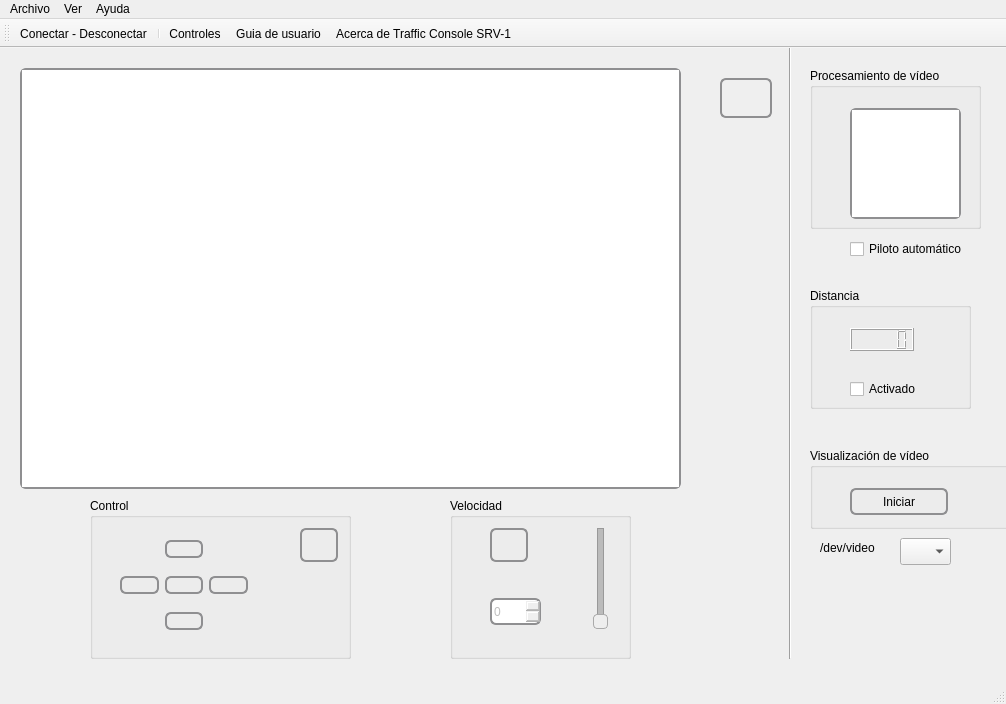
 <widget class="QMainWindow" name="MainWindow">
  <property name="enabled">
   <bool>true</bool>
  </property>
  <property name="geometry">
   <rect>
    <x>0</x>
    <y>0</y>
    <width>1006</width>
    <height>704</height>
   </rect>
  </property>
  <property name="windowTitle">
   <string>MainWindow</string>
  </property>
  <widget class="QWidget" name="centralWidget">
   <widget class="QGraphicsView" name="graphicsView_2">
    <property name="geometry">
     <rect>
      <x>20</x>
      <y>20</y>
      <width>661</width>
      <height>421</height>
     </rect>
    </property>
    <property name="cursor" stdset="0">
     <cursorShape>CrossCursor</cursorShape>
    </property>
    <property name="styleSheet">
     <string notr="true">     border: 2px solid #8f8f91;
     border-radius: 6px;</string>
    </property>
   </widget>
   <widget class="Line" name="line">
    <property name="geometry">
     <rect>
      <x>780</x>
      <y>-40</y>
      <width>20</width>
      <height>651</height>
     </rect>
    </property>
    <property name="orientation">
     <enum>Qt::Vertical</enum>
    </property>
   </widget>
   <widget class="QPushButton" name="boton_foto">
    <property name="enabled">
     <bool>false</bool>
    </property>
    <property name="geometry">
     <rect>
      <x>720</x>
      <y>30</y>
      <width>52</width>
      <height>40</height>
     </rect>
    </property>
    <property name="styleSheet">
     <string notr="true"> QPushButton {
     border: 2px solid #8f8f91;
     border-radius: 6px;
     background-color: qlineargradient(x1: 0, y1: 0, x2: 0, y2: 1,
                                       stop: 0 #f6f7fa, stop: 1 #dadbde);
 }

 QPushButton:pressed {
     background-color: qlineargradient(x1: 0, y1: 0, x2: 0, y2: 1,
                                       stop: 0 #dadbde, stop: 1 #f6f7fa);
 }

 QPushButton:flat {
     border: none; /* no border for a flat push button */
 }

 QPushButton:default {
     border-color: navy; /* make the default button prominent */
 }   



 QPushButton:open { /* when the button has its menu open */
     background-color: qlineargradient(x1: 0, y1: 0, x2: 0, y2: 1,
                                       stop: 0 #dadbde, stop: 1 #f6f7fa);
 }

 QPushButton::menu-indicator {
     image: url(menu_indicator.png);
     subcontrol-origin: padding;
     subcontrol-position: bottom right;
 }

 QPushButton::menu-indicator:pressed, QPushButton::menu-indicator:open {
     position: relative;
     top: 2px; left: 2px; /* shift the arrow by 2 px */
 }
</string>
    </property>
    <property name="text">
     <string/>
    </property>
    <property name="icon">
     <iconset resource="Iconos/iconos.qrc">
      <normaloff>:/new/prefix1/1322484513_camera.png</normaloff>:/new/prefix1/1322484513_camera.png</iconset>
    </property>
    <property name="iconSize">
     <size>
      <width>30</width>
      <height>30</height>
     </size>
    </property>
   </widget>
   <widget class="QCheckBox" name="checkBox_2">
    <property name="geometry">
     <rect>
      <x>850</x>
      <y>190</y>
      <width>151</width>
      <height>22</height>
     </rect>
    </property>
    <property name="text">
     <string>Piloto automático</string>
    </property>
   </widget>
   <widget class="QGroupBox" name="groupBox">
    <property name="geometry">
     <rect>
      <x>90</x>
      <y>450</y>
      <width>261</width>
      <height>161</height>
     </rect>
    </property>
    <property name="styleSheet">
     <string notr="true"/>
    </property>
    <property name="title">
     <string>Control</string>
    </property>
    <widget class="QWidget" name="layoutWidget">
     <property name="geometry">
      <rect>
       <x>30</x>
       <y>30</y>
       <width>128</width>
       <height>116</height>
      </rect>
     </property>
     <layout class="QGridLayout" name="gridLayout">
      <item row="2" column="0">
       <widget class="QPushButton" name="boton_left">
        <property name="enabled">
         <bool>false</bool>
        </property>
        <property name="styleSheet">
         <string notr="true"> QPushButton {
     border: 2px solid #8f8f91;
     border-radius: 6px;
     background-color: qlineargradient(x1: 0, y1: 0, x2: 0, y2: 1,
                                       stop: 0 #f6f7fa, stop: 1 #dadbde);
 }

 QPushButton:pressed {
     background-color: qlineargradient(x1: 0, y1: 0, x2: 0, y2: 1,
                                       stop: 0 #dadbde, stop: 1 #f6f7fa);
 }

 QPushButton:flat {
     border: none; /* no border for a flat push button */
 }

 QPushButton:default {
     border-color: navy; /* make the default button prominent */
 }   



 QPushButton:open { /* when the button has its menu open */
     background-color: qlineargradient(x1: 0, y1: 0, x2: 0, y2: 1,
                                       stop: 0 #dadbde, stop: 1 #f6f7fa);
 }

 QPushButton::menu-indicator {
     image: url(menu_indicator.png);
     subcontrol-origin: padding;
     subcontrol-position: bottom right;
 }

 QPushButton::menu-indicator:pressed, QPushButton::menu-indicator:open {
     position: relative;
     top: 2px; left: 2px; /* shift the arrow by 2 px */
 }
</string>
        </property>
        <property name="text">
         <string/>
        </property>
        <property name="icon">
         <iconset resource="Iconos/iconos.qrc">
          <normaloff>:/new/prefix1/1322221692_izquierda.png</normaloff>:/new/prefix1/1322221692_izquierda.png</iconset>
        </property>
        <property name="iconSize">
         <size>
          <width>30</width>
          <height>30</height>
         </size>
        </property>
        <property name="checkable">
         <bool>false</bool>
        </property>
        <property name="autoRepeat">
         <bool>false</bool>
        </property>
        <property name="autoExclusive">
         <bool>false</bool>
        </property>
       </widget>
      </item>
      <item row="2" column="2">
       <widget class="QPushButton" name="boton_right">
        <property name="enabled">
         <bool>false</bool>
        </property>
        <property name="styleSheet">
         <string notr="true"> QPushButton {
     border: 2px solid #8f8f91;
     border-radius: 6px;
     background-color: qlineargradient(x1: 0, y1: 0, x2: 0, y2: 1,
                                       stop: 0 #f6f7fa, stop: 1 #dadbde);
 }

 QPushButton:pressed {
     background-color: qlineargradient(x1: 0, y1: 0, x2: 0, y2: 1,
                                       stop: 0 #dadbde, stop: 1 #f6f7fa);
 }

 QPushButton:flat {
     border: none; /* no border for a flat push button */
 }

 QPushButton:default {
     border-color: navy; /* make the default button prominent */
 }   



 QPushButton:open { /* when the button has its menu open */
     background-color: qlineargradient(x1: 0, y1: 0, x2: 0, y2: 1,
                                       stop: 0 #dadbde, stop: 1 #f6f7fa);
 }

 QPushButton::menu-indicator {
     image: url(menu_indicator.png);
     subcontrol-origin: padding;
     subcontrol-position: bottom right;
 }

 QPushButton::menu-indicator:pressed, QPushButton::menu-indicator:open {
     position: relative;
     top: 2px; left: 2px; /* shift the arrow by 2 px */
 }
</string>
        </property>
        <property name="text">
         <string/>
        </property>
        <property name="icon">
         <iconset resource="Iconos/iconos.qrc">
          <normaloff>:/new/prefix1/1322221692_derecha.png</normaloff>:/new/prefix1/1322221692_derecha.png</iconset>
        </property>
        <property name="iconSize">
         <size>
          <width>30</width>
          <height>30</height>
         </size>
        </property>
        <property name="checkable">
         <bool>false</bool>
        </property>
        <property name="autoRepeat">
         <bool>false</bool>
        </property>
        <property name="autoExclusive">
         <bool>false</bool>
        </property>
       </widget>
      </item>
      <item row="3" column="1">
       <widget class="QPushButton" name="boton_down">
        <property name="enabled">
         <bool>false</bool>
        </property>
        <property name="styleSheet">
         <string notr="true"> QPushButton {
     border: 2px solid #8f8f91;
     border-radius: 6px;
     background-color: qlineargradient(x1: 0, y1: 0, x2: 0, y2: 1,
                                       stop: 0 #f6f7fa, stop: 1 #dadbde);
 }

 QPushButton:pressed {
     background-color: qlineargradient(x1: 0, y1: 0, x2: 0, y2: 1,
                                       stop: 0 #dadbde, stop: 1 #f6f7fa);
 }

 QPushButton:flat {
     border: none; /* no border for a flat push button */
 }

 QPushButton:default {
     border-color: navy; /* make the default button prominent */
 }   



 QPushButton:open { /* when the button has its menu open */
     background-color: qlineargradient(x1: 0, y1: 0, x2: 0, y2: 1,
                                       stop: 0 #dadbde, stop: 1 #f6f7fa);
 }

 QPushButton::menu-indicator {
     image: url(menu_indicator.png);
     subcontrol-origin: padding;
     subcontrol-position: bottom right;
 }

 QPushButton::menu-indicator:pressed, QPushButton::menu-indicator:open {
     position: relative;
     top: 2px; left: 2px; /* shift the arrow by 2 px */
 }
</string>
        </property>
        <property name="text">
         <string/>
        </property>
        <property name="icon">
         <iconset resource="Iconos/iconos.qrc">
          <normaloff>:/new/prefix1/1322221692_abajo.png</normaloff>:/new/prefix1/1322221692_abajo.png</iconset>
        </property>
        <property name="iconSize">
         <size>
          <width>30</width>
          <height>30</height>
         </size>
        </property>
        <property name="checkable">
         <bool>false</bool>
        </property>
        <property name="autoRepeat">
         <bool>false</bool>
        </property>
        <property name="autoExclusive">
         <bool>false</bool>
        </property>
       </widget>
      </item>
      <item row="2" column="1">
       <widget class="QPushButton" name="boton_stop">
        <property name="enabled">
         <bool>false</bool>
        </property>
        <property name="styleSheet">
         <string notr="true"> QPushButton {
     border: 2px solid #8f8f91;
     border-radius: 6px;
     background-color: qlineargradient(x1: 0, y1: 0, x2: 0, y2: 1,
                                       stop: 0 #f6f7fa, stop: 1 #dadbde);
 }

 QPushButton:pressed {
     background-color: qlineargradient(x1: 0, y1: 0, x2: 0, y2: 1,
                                       stop: 0 #dadbde, stop: 1 #f6f7fa);
 }

 QPushButton:flat {
     border: none; /* no border for a flat push button */
 }

 QPushButton:default {
     border-color: navy; /* make the default button prominent */
 }   



 QPushButton:open { /* when the button has its menu open */
     background-color: qlineargradient(x1: 0, y1: 0, x2: 0, y2: 1,
                                       stop: 0 #dadbde, stop: 1 #f6f7fa);
 }

 QPushButton::menu-indicator {
     image: url(menu_indicator.png);
     subcontrol-origin: padding;
     subcontrol-position: bottom right;
 }

 QPushButton::menu-indicator:pressed, QPushButton::menu-indicator:open {
     position: relative;
     top: 2px; left: 2px; /* shift the arrow by 2 px */
 }
</string>
        </property>
        <property name="text">
         <string/>
        </property>
        <property name="icon">
         <iconset resource="Iconos/iconos.qrc">
          <normaloff>:/new/prefix1/1322483551_Signal_stop.png</normaloff>:/new/prefix1/1322483551_Signal_stop.png</iconset>
        </property>
        <property name="iconSize">
         <size>
          <width>30</width>
          <height>30</height>
         </size>
        </property>
        <property name="checkable">
         <bool>false</bool>
        </property>
        <property name="autoRepeat">
         <bool>false</bool>
        </property>
        <property name="autoExclusive">
         <bool>false</bool>
        </property>
       </widget>
      </item>
      <item row="1" column="1">
       <widget class="QPushButton" name="boton_up">
        <property name="enabled">
         <bool>false</bool>
        </property>
        <property name="styleSheet">
         <string notr="true"> QPushButton {
     border: 2px solid #8f8f91;
     border-radius: 6px;
     background-color: qlineargradient(x1: 0, y1: 0, x2: 0, y2: 1,
                                       stop: 0 #f6f7fa, stop: 1 #dadbde);
 }

 QPushButton:pressed {
     background-color: qlineargradient(x1: 0, y1: 0, x2: 0, y2: 1,
                                       stop: 0 #dadbde, stop: 1 #f6f7fa);
 }

 QPushButton:flat {
     border: none; /* no border for a flat push button */
 }

 QPushButton:default {
     border-color: navy; /* make the default button prominent */
 }   



 QPushButton:open { /* when the button has its menu open */
     background-color: qlineargradient(x1: 0, y1: 0, x2: 0, y2: 1,
                                       stop: 0 #dadbde, stop: 1 #f6f7fa);
 }

 QPushButton::menu-indicator {
     image: url(menu_indicator.png);
     subcontrol-origin: padding;
     subcontrol-position: bottom right;
 }

 QPushButton::menu-indicator:pressed, QPushButton::menu-indicator:open {
     position: relative;
     top: 2px; left: 2px; /* shift the arrow by 2 px */
 }
</string>
        </property>
        <property name="text">
         <string/>
        </property>
        <property name="icon">
         <iconset resource="Iconos/iconos.qrc">
          <normaloff>:/new/prefix1/1322221692_.png</normaloff>:/new/prefix1/1322221692_.png</iconset>
        </property>
        <property name="iconSize">
         <size>
          <width>30</width>
          <height>30</height>
         </size>
        </property>
        <property name="checkable">
         <bool>false</bool>
        </property>
        <property name="autoRepeat">
         <bool>false</bool>
        </property>
        <property name="autoExclusive">
         <bool>false</bool>
        </property>
       </widget>
      </item>
     </layout>
    </widget>
    <widget class="QPushButton" name="boton_laser">
     <property name="enabled">
      <bool>false</bool>
     </property>
     <property name="geometry">
      <rect>
       <x>210</x>
       <y>30</y>
       <width>38</width>
       <height>34</height>
      </rect>
     </property>
     <property name="styleSheet">
      <string notr="true">QPushButton {
     border: 2px solid #8f8f91;
     border-radius: 6px;
     background-color: qlineargradient(x1: 0, y1: 0, x2: 0, y2: 1,
                                       stop: 0 #f6f7fa, stop: 1 #dadbde);
 }

 QPushButton:pressed {
     background-color: qlineargradient(x1: 0, y1: 0, x2: 0, y2: 1,
                                       stop: 0 #dadbde, stop: 1 #f6f7fa);
 }

 QPushButton:flat {
     border: none; /* no border for a flat push button */
 }

 QPushButton:default {
     border-color: navy; /* make the default button prominent */
 }   



 QPushButton:open { /* when the button has its menu open */
     background-color: qlineargradient(x1: 0, y1: 0, x2: 0, y2: 1,
                                       stop: 0 #dadbde, stop: 1 #f6f7fa);
 }

 QPushButton::menu-indicator {
     image: url(menu_indicator.png);
     subcontrol-origin: padding;
     subcontrol-position: bottom right;
 }

</string>
     </property>
     <property name="text">
      <string/>
     </property>
     <property name="icon">
      <iconset resource="Iconos/iconos.qrc">
       <normaloff>:/new/prefix1/1322506788_Gnome-Dialog-Information-60.png</normaloff>
       <normalon>:/new/prefix1/1322506788_Gnome-Dialog-Information-64.png</normalon>:/new/prefix1/1322506788_Gnome-Dialog-Information-60.png</iconset>
     </property>
     <property name="iconSize">
      <size>
       <width>30</width>
       <height>30</height>
      </size>
     </property>
     <property name="checkable">
      <bool>true</bool>
     </property>
     <property name="checked">
      <bool>true</bool>
     </property>
    </widget>
   </widget>
   <widget class="QGroupBox" name="groupBox_2">
    <property name="geometry">
     <rect>
      <x>450</x>
      <y>450</y>
      <width>181</width>
      <height>161</height>
     </rect>
    </property>
    <property name="styleSheet">
     <string notr="true"/>
    </property>
    <property name="title">
     <string>Velocidad</string>
    </property>
    <widget class="QPushButton" name="boton_velocidad">
     <property name="enabled">
      <bool>false</bool>
     </property>
     <property name="geometry">
      <rect>
       <x>40</x>
       <y>30</y>
       <width>38</width>
       <height>34</height>
      </rect>
     </property>
     <property name="styleSheet">
      <string notr="true">QPushButton {
     border: 2px solid #8f8f91;
     border-radius: 6px;
     background-color: qlineargradient(x1: 0, y1: 0, x2: 0, y2: 1,
                                       stop: 0 #f6f7fa, stop: 1 #dadbde);
 }

 QPushButton:pressed {
     background-color: qlineargradient(x1: 0, y1: 0, x2: 0, y2: 1,
                                       stop: 0 #dadbde, stop: 1 #f6f7fa);
 }

 QPushButton:flat {
     border: none; /* no border for a flat push button */
 }

 QPushButton:default {
     border-color: navy; /* make the default button prominent */
 }   



 QPushButton:open { /* when the button has its menu open */
     background-color: qlineargradient(x1: 0, y1: 0, x2: 0, y2: 1,
                                       stop: 0 #dadbde, stop: 1 #f6f7fa);
 }

 QPushButton::menu-indicator {
     image: url(menu_indicator.png);
     subcontrol-origin: padding;
     subcontrol-position: bottom right;
 }

</string>
     </property>
     <property name="text">
      <string/>
     </property>
     <property name="icon">
      <iconset resource="Iconos/iconos.qrc">
       <normaloff>:/new/prefix1/1322569016_speed_low.png</normaloff>
       <normalon>:/new/prefix1/1322569016_speed.png</normalon>:/new/prefix1/1322569016_speed_low.png</iconset>
     </property>
     <property name="iconSize">
      <size>
       <width>30</width>
       <height>30</height>
      </size>
     </property>
     <property name="checkable">
      <bool>true</bool>
     </property>
    </widget>
    <widget class="QSpinBox" name="spinBox_velocidad">
     <property name="enabled">
      <bool>false</bool>
     </property>
     <property name="geometry">
      <rect>
       <x>40</x>
       <y>100</y>
       <width>51</width>
       <height>27</height>
      </rect>
     </property>
     <property name="styleSheet">
      <string notr="true">     border: 2px solid #8f8f91;
     border-radius: 6px;
</string>
     </property>
    </widget>
    <widget class="QSlider" name="verticalSlider">
     <property name="enabled">
      <bool>false</bool>
     </property>
     <property name="geometry">
      <rect>
       <x>130</x>
       <y>30</y>
       <width>41</width>
       <height>101</height>
      </rect>
     </property>
     <property name="styleSheet">
      <string notr="true">

QSlider::groove:horizontal
{
border: 1px solid #bbb;
background: white;
width: 10px;
border-radius: 4px;
}

QSlider::sub-page:vertical
{
background: QLinearGradient( x1: 0, y1: 0, x2: 1, y2: 0, stop: 0 #fff, stop: 0.4999 #eee, stop: 0.5 #ddd, stop: 1 #eee );
border: 1px solid #777;
width: 10px;
border-radius: 4px;
}

QSlider::add-page:vertical {
background: QLinearGradient( x1: 0, y1: 0, x2: 1, y2: 0, stop: 0 #78d, stop: 0.4999 #46a, stop: 0.5 #45a, stop: 1 #238 );

border: 1px solid #777;
width: 10px;
border-radius: 4px;
}

QSlider::handle:vertical {
background: qlineargradient(x1:0, y1:0, x2:1, y2:1, stop:0 #eee, stop:1 #ccc);
border: 1px solid #777;
height: 13px;
margin-top: -2px;
margin-bottom: -2px;
border-radius: 4px;
}

QSlider::handle:vertical:hover {
background: qlineargradient(x1:0, y1:0, x2:1, y2:1, stop:0 #fff, stop:1 #ddd);
border: 1px solid #444;
border-radius: 4px;
}

QSlider::sub-page:vertical:disabled {
background: #bbb;
border-color: #999;
}

QSlider::add-page:vertical:disabled {
background: #eee;
border-color: #999;
}

QSlider::handle:vertical:disabled {
background: #eee;
border: 1px solid #aaa;
border-radius: 4px;
}</string>
     </property>
     <property name="orientation">
      <enum>Qt::Vertical</enum>
     </property>
    </widget>
   </widget>
   <widget class="QGroupBox" name="groupBox_3">
    <property name="geometry">
     <rect>
      <x>810</x>
      <y>240</y>
      <width>161</width>
      <height>121</height>
     </rect>
    </property>
    <property name="styleSheet">
     <string notr="true"/>
    </property>
    <property name="title">
     <string>Distancia</string>
    </property>
    <property name="flat">
     <bool>true</bool>
    </property>
    <widget class="QLCDNumber" name="lcdNumber">
     <property name="geometry">
      <rect>
       <x>40</x>
       <y>40</y>
       <width>64</width>
       <height>23</height>
      </rect>
     </property>
     <property name="styleSheet">
      <string notr="true">     border: 2px solid #8f8f91;
     border-radius: 6px;

QLCDNumber::section{background-color::green}</string>
     </property>
    </widget>
    <widget class="QCheckBox" name="checkBox_distancias">
     <property name="geometry">
      <rect>
       <x>40</x>
       <y>90</y>
       <width>111</width>
       <height>22</height>
      </rect>
     </property>
     <property name="styleSheet">
      <string notr="true"/>
     </property>
     <property name="text">
      <string>Activado</string>
     </property>
    </widget>
   </widget>
   <widget class="QGroupBox" name="groupBox_4">
    <property name="geometry">
     <rect>
      <x>810</x>
      <y>20</y>
      <width>171</width>
      <height>161</height>
     </rect>
    </property>
    <property name="title">
     <string>Procesamiento de vídeo</string>
    </property>
    <widget class="QGraphicsView" name="graphicsView">
     <property name="geometry">
      <rect>
       <x>40</x>
       <y>40</y>
       <width>111</width>
       <height>111</height>
      </rect>
     </property>
     <property name="minimumSize">
      <size>
       <width>100</width>
       <height>100</height>
      </size>
     </property>
     <property name="maximumSize">
      <size>
       <width>120</width>
       <height>120</height>
      </size>
     </property>
     <property name="styleSheet">
      <string notr="true">     border: 2px solid #8f8f91;
     border-radius: 6px;</string>
     </property>
    </widget>
   </widget>
   <widget class="QGroupBox" name="groupBox_5">
    <property name="geometry">
     <rect>
      <x>810</x>
      <y>400</y>
      <width>211</width>
      <height>81</height>
     </rect>
    </property>
    <property name="title">
     <string>Visualización de vídeo</string>
    </property>
    <widget class="QPushButton" name="pushButton">
     <property name="geometry">
      <rect>
       <x>40</x>
       <y>40</y>
       <width>98</width>
       <height>27</height>
      </rect>
     </property>
     <property name="styleSheet">
      <string notr="true"> QPushButton {
     border: 2px solid #8f8f91;
     border-radius: 6px;
     background-color: qlineargradient(x1: 0, y1: 0, x2: 0, y2: 1,
                                       stop: 0 #f6f7fa, stop: 1 #dadbde);
 }

 QPushButton:pressed {
     background-color: qlineargradient(x1: 0, y1: 0, x2: 0, y2: 1,
                                       stop: 0 #dadbde, stop: 1 #f6f7fa);
 }

 QPushButton:flat {
     border: none; /* no border for a flat push button */
 }

 QPushButton:default {
     border-color: navy; /* make the default button prominent */
 }   



 QPushButton:open { /* when the button has its menu open */
     background-color: qlineargradient(x1: 0, y1: 0, x2: 0, y2: 1,
                                       stop: 0 #dadbde, stop: 1 #f6f7fa);
 }

 QPushButton::menu-indicator {
     image: url(menu_indicator.png);
     subcontrol-origin: padding;
     subcontrol-position: bottom right;
 }

 QPushButton::menu-indicator:pressed, QPushButton::menu-indicator:open {
     position: relative;
     top: 2px; left: 2px; /* shift the arrow by 2 px */
 }
</string>
     </property>
     <property name="text">
      <string>Iniciar</string>
     </property>
     <property name="icon">
      <iconset resource="Iconos/iconos.qrc">
       <normaloff>:/new/prefix1/1346018221_player_play.png</normaloff>
       <normalon>:/new/prefix1/1346018303_player_stop.png</normalon>:/new/prefix1/1346018221_player_play.png</iconset>
     </property>
     <property name="checkable">
      <bool>true</bool>
     </property>
    </widget>
   </widget>
   <widget class="QComboBox" name="comboBox">
    <property name="geometry">
     <rect>
      <x>900</x>
      <y>490</y>
      <width>51</width>
      <height>27</height>
     </rect>
    </property>
   </widget>
   <widget class="QLabel" name="label">
    <property name="geometry">
     <rect>
      <x>820</x>
      <y>490</y>
      <width>81</width>
      <height>20</height>
     </rect>
    </property>
    <property name="text">
     <string>/dev/video</string>
    </property>
   </widget>
  </widget>
  <widget class="QMenuBar" name="menuBar">
   <property name="geometry">
    <rect>
     <x>0</x>
     <y>0</y>
     <width>1006</width>
     <height>25</height>
    </rect>
   </property>
   <widget class="QMenu" name="menuAyuda">
    <property name="title">
     <string>Ayuda</string>
    </property>
    <addaction name="separator"/>
    <addaction name="actionSobre_Traffic_SRV_1"/>
    <addaction name="actionGuia_de_usuario"/>
   </widget>
   <widget class="QMenu" name="menuConfiguraci_n">
    <property name="title">
     <string>Ver</string>
    </property>
    <addaction name="actionControles_2"/>
   </widget>
   <widget class="QMenu" name="menuArchivo">
    <property name="title">
     <string>Archivo</string>
    </property>
    <widget class="QMenu" name="menuAccion">
     <property name="title">
      <string>Acción</string>
     </property>
     <property name="icon">
      <iconset>
       <normaloff>../../1346019662_gear_64.png</normaloff>../../1346019662_gear_64.png</iconset>
     </property>
     <property name="separatorsCollapsible">
      <bool>true</bool>
     </property>
     <addaction name="actionDerecha"/>
     <addaction name="actionIzquierda"/>
     <addaction name="actionArriba"/>
     <addaction name="actionAbajo"/>
     <addaction name="actionParar"/>
     <addaction name="actionActivar_desactivar_lasers"/>
     <addaction name="action_Modificar_velocidad"/>
    </widget>
    <addaction name="actionConectar_Desconectar"/>
    <addaction name="menuAccion"/>
    <addaction name="actionIniciar_detener_v_deo"/>
    <addaction name="actionSalir"/>
   </widget>
   <addaction name="menuArchivo"/>
   <addaction name="menuConfiguraci_n"/>
   <addaction name="menuAyuda"/>
  </widget>
  <widget class="QStatusBar" name="statusBar"/>
  <widget class="QToolBar" name="mainToolBar">
   <attribute name="toolBarArea">
    <enum>TopToolBarArea</enum>
   </attribute>
   <attribute name="toolBarBreak">
    <bool>false</bool>
   </attribute>
   <addaction name="actionConectar_Desconectar"/>
   <addaction name="separator"/>
   <addaction name="actionControles"/>
   <addaction name="actionGuia_de_usuario"/>
   <addaction name="actionSobre_Traffic_SRV_1"/>
  </widget>
  <action name="actionConectar_Desconectar">
   <property name="checkable">
    <bool>true</bool>
   </property>
   <property name="enabled">
    <bool>true</bool>
   </property>
   <property name="icon">
    <iconset resource="Iconos/iconos.qrc">
     <normaloff>:/new/prefix1/1322222705_disconnect.png</normaloff>
     <normalon>:/new/prefix1/1322222492_connect.png</normalon>:/new/prefix1/1322222705_disconnect.png</iconset>
   </property>
   <property name="text">
    <string> Conectar - desconectar</string>
   </property>
   <property name="iconText">
    <string>Conectar - Desconectar</string>
   </property>
   <property name="toolTip">
    <string>Conectar - Desconectar</string>
   </property>
   <property name="iconVisibleInMenu">
    <bool>true</bool>
   </property>
  </action>
  <action name="actionSobre_Traffic_SRV_1">
   <property name="icon">
    <iconset resource="Iconos/iconos.qrc">
     <normaloff>:/new/prefix1/1323444825_About.png</normaloff>:/new/prefix1/1323444825_About.png</iconset>
   </property>
   <property name="text">
    <string>Acerca de Traffic Console SRV-1</string>
   </property>
   <property name="iconVisibleInMenu">
    <bool>true</bool>
   </property>
  </action>
  <action name="actionControles">
   <property name="icon">
    <iconset resource="Iconos/iconos.qrc">
     <normaloff>:/new/prefix1/1323446197_preferences-system.png</normaloff>:/new/prefix1/1323446197_preferences-system.png</iconset>
   </property>
   <property name="text">
    <string>Controles</string>
   </property>
   <property name="iconVisibleInMenu">
    <bool>true</bool>
   </property>
  </action>
  <action name="actionSalir">
   <property name="icon">
    <iconset resource="Iconos/iconos.qrc">
     <normaloff>:/new/prefix1/1323451436_button_cancel.png</normaloff>:/new/prefix1/1323451436_button_cancel.png</iconset>
   </property>
   <property name="text">
    <string>Salir</string>
   </property>
   <property name="iconVisibleInMenu">
    <bool>true</bool>
   </property>
  </action>
  <action name="actionGuia_de_usuario">
   <property name="icon">
    <iconset resource="Iconos/iconos.qrc">
     <normaloff>:/new/prefix1/1322571319_help_64.png</normaloff>:/new/prefix1/1322571319_help_64.png</iconset>
   </property>
   <property name="text">
    <string>Guia de usuario</string>
   </property>
   <property name="iconVisibleInMenu">
    <bool>true</bool>
   </property>
  </action>
  <action name="actionDerecha">
   <property name="icon">
    <iconset resource="Iconos/iconos.qrc">
     <normaloff>:/new/prefix1/1322221692_derecha.png</normaloff>:/new/prefix1/1322221692_derecha.png</iconset>
   </property>
   <property name="text">
    <string>Derecha</string>
   </property>
   <property name="shortcut">
    <string/>
   </property>
   <property name="visible">
    <bool>true</bool>
   </property>
   <property name="iconVisibleInMenu">
    <bool>true</bool>
   </property>
  </action>
  <action name="actionIzquierda">
   <property name="icon">
    <iconset resource="Iconos/iconos.qrc">
     <normaloff>:/new/prefix1/1322221692_izquierda.png</normaloff>:/new/prefix1/1322221692_izquierda.png</iconset>
   </property>
   <property name="text">
    <string>Izquierda</string>
   </property>
   <property name="iconVisibleInMenu">
    <bool>true</bool>
   </property>
  </action>
  <action name="actionArriba">
   <property name="icon">
    <iconset resource="Iconos/iconos.qrc">
     <normaloff>:/new/prefix1/1322221692_.png</normaloff>:/new/prefix1/1322221692_.png</iconset>
   </property>
   <property name="text">
    <string>Arriba</string>
   </property>
   <property name="iconVisibleInMenu">
    <bool>true</bool>
   </property>
  </action>
  <action name="actionAbajo">
   <property name="icon">
    <iconset resource="Iconos/iconos.qrc">
     <normaloff>:/new/prefix1/1322221692_abajo.png</normaloff>:/new/prefix1/1322221692_abajo.png</iconset>
   </property>
   <property name="text">
    <string>Abajo</string>
   </property>
   <property name="iconVisibleInMenu">
    <bool>true</bool>
   </property>
  </action>
  <action name="actionActivar_desactivar_lasers">
   <property name="checkable">
    <bool>true</bool>
   </property>
   <property name="icon">
    <iconset resource="Iconos/iconos.qrc">
     <normaloff>:/new/prefix1/1322506788_Gnome-Dialog-Information-64.png</normaloff>
     <normalon>:/new/prefix1/1322506788_Gnome-Dialog-Information-60.png</normalon>:/new/prefix1/1322506788_Gnome-Dialog-Information-64.png</iconset>
   </property>
   <property name="text">
    <string>Activar - desactivar lasers</string>
   </property>
   <property name="iconVisibleInMenu">
    <bool>true</bool>
   </property>
  </action>
  <action name="actionParar">
   <property name="icon">
    <iconset resource="Iconos/iconos.qrc">
     <normaloff>:/new/prefix1/1322483551_Signal_stop.png</normaloff>:/new/prefix1/1322483551_Signal_stop.png</iconset>
   </property>
   <property name="text">
    <string>Detener</string>
   </property>
   <property name="iconVisibleInMenu">
    <bool>true</bool>
   </property>
  </action>
  <action name="action_Modificar_velocidad">
   <property name="checkable">
    <bool>true</bool>
   </property>
   <property name="icon">
    <iconset>
     <normalon>:/new/prefix1/1322569016_speed_low.png</normalon>
    </iconset>
   </property>
   <property name="text">
    <string> Modificar velocidad</string>
   </property>
   <property name="iconVisibleInMenu">
    <bool>true</bool>
   </property>
  </action>
  <action name="actionControles_2">
   <property name="icon">
    <iconset resource="Iconos/iconos.qrc">
     <normaloff>:/new/prefix1/1323446197_preferences-system.png</normaloff>:/new/prefix1/1323446197_preferences-system.png</iconset>
   </property>
   <property name="text">
    <string>Controles</string>
   </property>
   <property name="iconVisibleInMenu">
    <bool>true</bool>
   </property>
  </action>
  <action name="actionIniciar_detener_v_deo">
   <property name="checkable">
    <bool>true</bool>
   </property>
   <property name="icon">
    <iconset resource="Iconos/iconos.qrc">
     <normaloff>:/new/prefix1/1346018221_player_play.png</normaloff>
     <normalon>:/new/prefix1/1346018303_player_stop.png</normalon>:/new/prefix1/1346018221_player_play.png</iconset>
   </property>
   <property name="text">
    <string>Iniciar - detener vídeo</string>
   </property>
   <property name="iconVisibleInMenu">
    <bool>true</bool>
   </property>
  </action>
 </widget>
